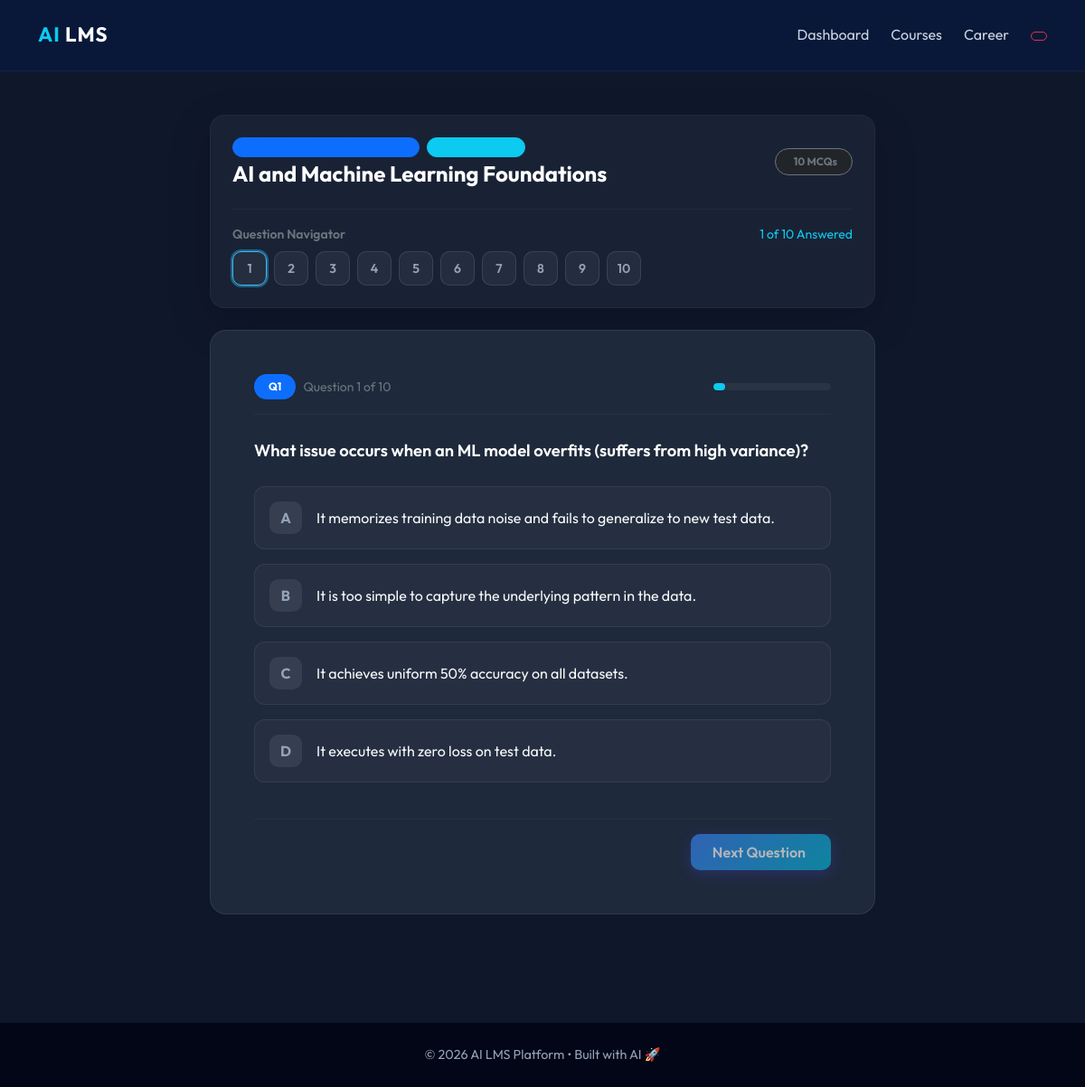
The app's page /course/24/quiz/?difficulty=medium (signed in) with its own data.
### ailms_app/models.py (models this page shows, shortened)
class Course(models.Model):
    title = models.CharField(max_length=255)
    domain = models.CharField(max_length=100, default='General')
    description = models.TextField()
    pdf_file = models.FileField(upload_to='courses/')
    extracted_content = models.TextField(blank=True, null=True)
    chapters = models.JSONField(blank=True, null=True)  # List of {title: "...", content: "..."}
    created_at = models.DateTimeField(auto_now_add=True)

class Quiz(models.Model):
    DIFFICULTY_CHOICES = [
        ('easy', 'Easy'),
        ('medium', 'Medium'),
        ('hard', 'Hard'),
    ]
    course = models.ForeignKey(Course, on_delete=models.CASCADE, related_name='quizzes')
    difficulty = models.CharField(max_length=10, choices=DIFFICULTY_CHOICES)
    questions = models.JSONField() # List of {question: "...", options: ["...", "..."], answer: "..."}
    created_at = models.DateTimeField(auto_now_add=True)

### ailms_app/views.py (the view, shortened to what this page needs)
# urls.py: path('course/<int:course_id>/quiz/', views.take_quiz, name='take_quiz'),
@login_required
def take_quiz(request, course_id):
    course = get_object_or_404(Course, id=course_id)
    difficulty = request.GET.get('difficulty', 'medium').lower()
    quiz = Quiz.objects.filter(course=course, difficulty=difficulty).first()
    return render(request, 'quiz.html', {'quiz': quiz, 'course': course})

### templates/quiz.html (shortened to what this page needs)
{% extends 'base.html' %}
{% block content %}
<div class="row justify-content-center">
    <div class="col-md-9 col-lg-8">
    <div class="card p-4 mb-4 glass-panel border border-secondary border-opacity-10 shadow-lg">
        <div class="d-flex flex-column flex-md-row justify-content-between align-items-md-center gap-3">
            <div>
                <div class="d-flex align-items-center gap-2 mb-1">
                    <span class="badge bg-primary bg-opacity-20 text-primary border border-primary border-opacity-20 px-3 py-1 rounded-pill small">
                    </span>
                    <span class="badge bg-info bg-opacity-20 text-info border border-info border-opacity-20 px-3 py-1 rounded-pill small">
                    </span>
                </div>
                <h4 class="fw-bold m-0 text-white">
                    {{ course.title }}
                </h4>
            </div>
            <div class="d-flex align-items-center gap-2">
                <span class="badge bg-dark border border-secondary px-3 py-2 rounded-pill text-secondary">
                     {{ quiz.questions|length }} MCQs
                </span>
            </div>
        </div>
        <div class="mt-4 pt-3 border-top border-secondary border-opacity-10">
            <div class="d-flex align-items-center justify-content-between mb-2">
                <small class="text-secondary fw-semibold">Question Navigator</small>
                <small class="text-info id="progress-text">1 of {{ quiz.questions|length }} Answered</small>
            </div>
            <div class="d-flex flex-wrap gap-2" id="navPillsContainer">
                {% for q in quiz.questions %}
                <button type="button"
                        class="btn btn-sm nav-pill-btn {% if forloop.first %}active-pill{% endif %}"
                        id="pill-btn-{{ forloop.counter0 }}"
                        onclick="showQuestion({{ forloop.counter0 }})">
                    {{ forloop.counter }}
                </button>
                {% endfor %}
            </div>
        </div>
    </div>
    <form method="POST" id="quizForm">
        {% for q in quiz.questions %}
        <div class="card question-card p-4 p-md-5 mb-4 shadow-xl"
             id="q-{{ forloop.counter0 }}"
             style="{% if not forloop.first %}display:none;{% endif %}">
            <div class="d-flex justify-content-between align-items-center mb-4 pb-3 border-bottom border-secondary border-opacity-10">
                <div class="d-flex align-items-center gap-2">
                    <span class="badge bg-primary text-white rounded-pill px-3 py-2 fw-bold">
                        Q{{ forloop.counter }}
                    </span>
                    <span class="text-secondary small">
                        Question {{ forloop.counter }} of {{ quiz.questions|length }}
                    </span>
                </div>
                <div class="progress" style="width: 130px; height: 8px; border-radius: 10px; background: rgba(255,255,255,0.05);">
                    <div class="progress-bar bg-info shadow-sm"
                         style="width: {% widthratio forloop.counter quiz.questions|length 100 %}%; border-radius: 10px;">
                    </div>
                </div>
            </div>
            <h5 class="fw-semibold mb-4 text-white question-text">
                {{ q.question }}
            </h5>
            <div class="options-group">
                {% for option in q.options %}
                <div class="mb-3">
                    <label class="option-label w-100 p-3 p-md-3 d-flex align-items-center"
                           for="opt_{{ forloop.parentloop.counter0 }}_{{ forloop.counter0 }}">
                        <div class="option-indicator me-3">
                            {% if forloop.counter == 1 %}A
                            {% elif forloop.counter == 2 %}B
                            {% elif forloop.counter == 3 %}C
                            {% else %}D{% endif %}
                        </div>
                        <span class="option-text text-light">{{ option }}</span>
                    </label>
                </div>
                {% endfor %}
            </div>
            <div class="mt-4 pt-3 border-top border-secondary border-opacity-10 d-flex justify-content-between align-items-center">
                {% if not forloop.last %}
                <button type="button"
                        id="next-btn-{{ forloop.counter0 }}"
                        class="btn btn-primary px-4 py-2 fw-semibold"
                        onclick="showQuestion({{ forloop.counter0|add:'1' }})"
                        disabled>
                    Next Question
                </button>
                {% endif %}
            </div>
        </div>
        {% endfor %}
    </form>
</div>
</div>
{% endblock %}

### static/css/styles.css (style rules this page uses)
:root { --primary: #4F46E5; --primary-glow: rgba(79, 70, 229, 0.4); --secondary: #22C55E; --background: #020617; --card-bg: rgba(30, 41, 59, 0.7); --border: rgba(148, 163, 184, 0.1); --text-primary: #F8FAFC; --text-secondary: #94A3B8; --accent: #F59E0B; --glass: rgba(15, 23, 42, 0.8); }
body { background-color: var(--background); background-image: radial-gradient(at 0% 0%, rgba(79, 70, 229, 0.15) 0px, transparent 50%), radial-gradient(at 100% 100%, rgba(34, 197, 94, 0.05) 0px, transparent 50%); color: var(--text-primary); font-family: 'Outfit', sans-serif; margin: 0; transition: all 0.3s ease; line-height: 1.6; }
.glass-panel { background: var(--card-bg); backdrop-filter: blur(12px); border: 1px solid var(--border); border-radius: 16px; box-shadow: 0 4px 30px rgba(0, 0, 0, 0.1); }
.card { background: var(--card-bg); backdrop-filter: blur(8px); border: 1px solid var(--border); border-radius: 16px; transition: all 0.4s cubic-bezier(0.175, 0.885, 0.32, 1.275); }
.btn-primary { background: linear-gradient(135deg, var(--primary), #6366f1); border: none; padding: 12px 24px; border-radius: 12px; font-weight: 600; box-shadow: 0 4px 15px var(--primary-glow); }

### templates/base.html (style rules this page uses)
body { font-family: 'Outfit', sans-serif; background: #0f172a; color: #e2e8f0; }
.btn-primary { background: linear-gradient(135deg, #3b82f6, #06b6d4); border: none; border-radius: 10px; padding: 6px 14px; }

### templates/quiz.html (style rules this page uses)
.glass-panel { background: rgba(30, 41, 59, 0.7) !important; backdrop-filter: blur(12px); border-radius: 16px; }
.question-card { background: #1e293b; border-radius: 18px; border: 1px solid rgba(255,255,255,0.08); }
.question-text { font-size: 1.15rem; line-height: 1.7; color: #f8fafc; }
.option-label { border-radius: 12px; background: rgba(255,255,255,0.03); border: 1px solid rgba(255,255,255,0.07); cursor: pointer; transition: all 0.2s ease-in-out; }
.option-indicator { width: 36px; height: 36px; border-radius: 10px; background: rgba(255,255,255,0.08); display: flex; align-items: center; justify-content: center; font-weight: 700; color: #94a3b8; transition: all 0.2s ease; }
.nav-pill-btn { width: 38px; height: 38px; border-radius: 10px; background: rgba(255,255,255,0.05); border: 1px solid rgba(255,255,255,0.1); color: #94a3b8; font-weight: 600; transition: all 0.2s ease; }
.nav-pill-btn.active-pill { border-color: #38bdf8 !important; box-shadow: 0 0 0 2px rgba(56,189,248,0.4); }

### records on screen
Course: title "AI and Machine Learning Foundations"
Quiz: questions|length "10", questions|length "10"

### other values on screen
{{ q.question }} "What issue occurs when an ML model overfits (suffers from high variance)?"
{{ option }} "It memorizes training data noise and fails to generalize to new test data." "It is too simple to capture the underlying pattern in the data." "It achieves uniform 50% accuracy on all datasets." "It executes with zero loss on test data."
